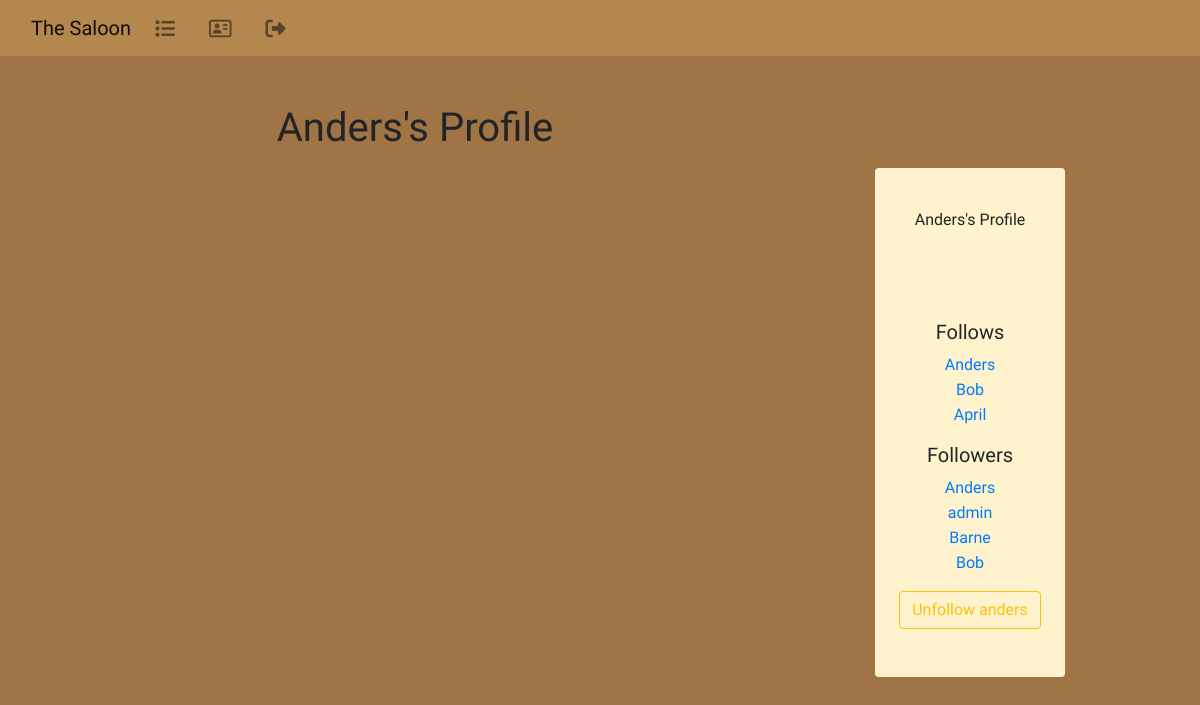
Before: /profile/5 (signed in) with the older database file.
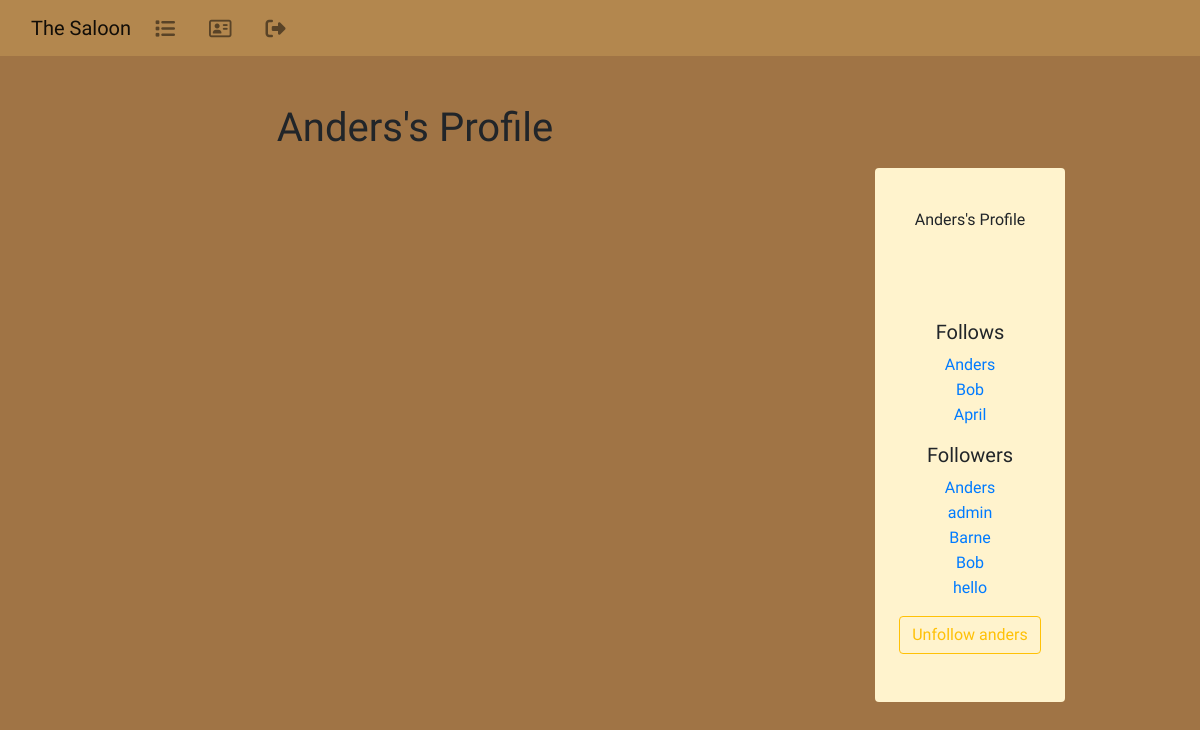
After: the same page with the newer database file.
### the_saloon/models.py (models this page shows)
class Profile(models.Model):
        user = models.OneToOneField(User, on_delete=models.CASCADE)
        follows = models.ManyToManyField("self",
            related_name="followed_by",
            symmetrical=False,
            blank=True)
        date_modified = models.DateTimeField(User, auto_now=True)
        profile_image = models.ImageField(null=True, blank=True, upload_to="images/")
        profile_bio = models.CharField(null=True, blank=True, max_length=500)
        facebook_link = models.CharField(null=True, blank=True, max_length=100)
        instagram_link = models.CharField(null=True, blank=True, max_length=100)
        linedin_link = models.CharField(null=True, blank=True, max_length=100)
        def __str__(self):
                return self.user.username

### the_saloon/views.py (the view, shortened to what this page needs)
# urls.py: path('profile/<int:pk>', views.profile, name='profile'),
def profile(request, pk):
    if request.user.is_authenticated:
        profile = Profile.objects.get(user_id=pk)
        shouts = Shout.objects.filter(user_id=pk).order_by("-created_at")
        return render(request, "profile.html", {"profile":profile, "shouts":shouts})
    else:
        messages.success(request, ("You must login to see this page..."))
        return redirect('home')

### the_saloon/templates/profile.html (shortened to what this page needs)
{% extends 'index.html' %}
{% load static %}
{% block content %}
{% if profile %}
<div class="container text-center">
  <div class="row">
    <div class="col-md-8">
      <h1 style="font-family: Rye, serif;">{{ profile.user.username }}'s Profile</h1>
      <br/><br/><br/>
    </div>
    <div class="col-md-4">
      <br/>
      <div class="container mt-4 mb-4 p-3 d-flex justify-content-center">
        <div class="card p-4 border-0" style="background-color:#FFF3CD">
          <div class=" image d-flex flex-column justify-content-center align-items-center">
            <span class="name mt-3" style="font-family: Rye, serif;">
              {{ profile.user.username }}'s Profile</span>
            <div class="gap-3 mt-3 icons d-flex flex-row justify-content-center align-items-center">
            </div>
            <br />
            <h5 style="font-family: Rye, serif;"> Follows </h5>
            <p class="card-text">{% for following in profile.follows.all %}
              <a href="{% url 'profile' following.user.id %}" style="font-family: Rye, serif;">{{ following }}</a><br />
              {% endfor %}
            <h5 style="font-family: Rye, serif;"> Followers </h5>
            <p class="card-text">{% for following in profile.followed_by.all %}
              <a href="{% url 'profile' following.user.id %}" style="font-family: Rye, serif;">{{ following }}</a><br />
              {% endfor %}
            <form method=POST>
              {% if profile in user.profile.follows.all %}
              <button class="btn btn-outline-warning" name="follow" value="unfollow" type="submit"
                style="font-family: Rye, serif;">
                Unfollow {{ profile.user.username|lower}}
              </button>
              {% else %}
              <button class="btn btn-outline-warning" name="follow" value="follow" type="submit"
                style="font-family: Rye, serif;">
                Follow {{ profile.user.username|lower}}
              </button>
              {% endif %}
              <br /><br />
          </div>
        </div>
      </div>
    </div>
{% endif %}
{% endblock %}

Changed rows visible on the page:
now on this page (row edited): Profile: user.username "hello", shown under "Followers"
